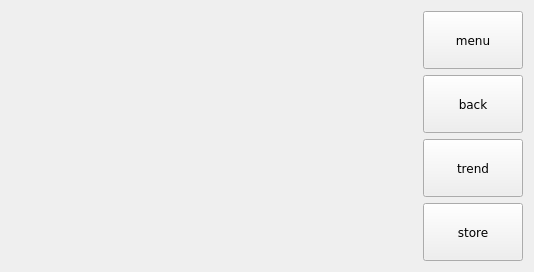
<?xml version="1.0" encoding="UTF-8"?>
<ui version="4.0">
 <class>page101</class>
 <widget class="QWidget" name="page101">
  <property name="geometry">
   <rect>
    <x>0</x>
    <y>0</y>
    <width>534</width>
    <height>272</height>
   </rect>
  </property>
  <property name="sizePolicy">
   <sizepolicy hsizetype="MinimumExpanding" vsizetype="MinimumExpanding">
    <horstretch>0</horstretch>
    <verstretch>0</verstretch>
   </sizepolicy>
  </property>
  <property name="windowTitle">
   <string>page101</string>
  </property>
  <property name="styleSheet">
   <string notr="true">QWidget#page101
{
}</string>
  </property>
  <layout class="QHBoxLayout" name="horizontalLayout">
   <item>
    <widget class="ATCMgraph" name="atcmGraph">
     <property name="sizePolicy">
      <sizepolicy hsizetype="MinimumExpanding" vsizetype="MinimumExpanding">
       <horstretch>0</horstretch>
       <verstretch>0</verstretch>
      </sizepolicy>
     </property>
     <property name="toolTip">
      <string>ATCM QGraph</string>
     </property>
     <property name="whatsThis">
      <string>ATCMgraph widget</string>
     </property>
     <property name="x1Variable">
      <string>PLC_time</string>
     </property>
     <property name="x1Min">
      <string>PLC_timeMin</string>
     </property>
     <property name="x1Max">
      <string>PLC_timeMax</string>
     </property>
     <property name="x1Step">
      <double>10.000000000000000</double>
     </property>
     <property name="x1TickLabelVisible">
      <bool>true</bool>
     </property>
     <property name="x1Label">
      <string>PLC_time</string>
     </property>
     <property name="y1Variable">
      <string>DigitalInput_3</string>
     </property>
     <property name="y1Min">
      <string>-1</string>
     </property>
     <property name="y1Max">
      <string>+1</string>
     </property>
     <property name="pen1Color">
      <color>
       <red>255</red>
       <green>255</green>
       <blue>0</blue>
      </color>
     </property>
     <property name="Display1">
      <string/>
     </property>
     <property name="x2Variable">
      <string>PLC_time</string>
     </property>
     <property name="x2Min">
      <string>PLC_timeMin</string>
     </property>
     <property name="x2Max">
      <string>PLC_timeMax</string>
     </property>
     <property name="y2Variable">
      <string>AnalogInput_1</string>
     </property>
     <property name="y2Min">
      <string>-1</string>
     </property>
     <property name="y2Max">
      <string>21</string>
     </property>
     <property name="pen2Color">
      <color>
       <red>0</red>
       <green>255</green>
       <blue>255</blue>
      </color>
     </property>
     <property name="Display2">
      <string/>
     </property>
     <property name="legendVisible">
      <bool>true</bool>
     </property>
     <property name="refresh">
      <number>200</number>
     </property>
     <property name="bgColor">
      <color>
       <red>0</red>
       <green>0</green>
       <blue>0</blue>
      </color>
     </property>
    </widget>
   </item>
   <item>
    <layout class="QVBoxLayout" name="verticalLayout">
     <item>
      <widget class="ATCMbutton" name="atcmButton">
       <property name="sizePolicy">
        <sizepolicy hsizetype="MinimumExpanding" vsizetype="MinimumExpanding">
         <horstretch>0</horstretch>
         <verstretch>0</verstretch>
        </sizepolicy>
       </property>
       <property name="minimumSize">
        <size>
         <width>100</width>
         <height>0</height>
        </size>
       </property>
       <property name="maximumSize">
        <size>
         <width>100</width>
         <height>16777215</height>
        </size>
       </property>
       <property name="font">
        <font>
         <family>DejaVu Sans</family>
        </font>
       </property>
       <property name="iconSize">
        <size>
         <width>24</width>
         <height>24</height>
        </size>
       </property>
       <property name="toolTip">
        <string/>
       </property>
       <property name="whatsThis">
        <string>ATCMbutton widget</string>
       </property>
       <property name="pageName">
        <string>menu</string>
       </property>
       <property name="statusvar">
        <string/>
       </property>
       <property name="viewStatus">
        <bool>false</bool>
       </property>
       <property name="visibilityVar">
        <string/>
       </property>
       <property name="text">
        <string>menu</string>
       </property>
       <property name="pressText">
        <string>menu</string>
       </property>
       <property name="icon">
        <iconset resource="systemicons.qrc">
         <normaloff>:/systemicons/img/Script.png</normaloff>:/systemicons/img/Script.png</iconset>
       </property>
       <property name="borderWidth">
        <number>1</number>
       </property>
       <property name="borderRadius">
        <number>20</number>
       </property>
       <property name="apparence">
        <enum>QFrame::Raised</enum>
       </property>
      </widget>
     </item>
     <item>
      <widget class="ATCMbutton" name="atcmButton_2">
       <property name="sizePolicy">
        <sizepolicy hsizetype="MinimumExpanding" vsizetype="MinimumExpanding">
         <horstretch>0</horstretch>
         <verstretch>0</verstretch>
        </sizepolicy>
       </property>
       <property name="minimumSize">
        <size>
         <width>100</width>
         <height>0</height>
        </size>
       </property>
       <property name="maximumSize">
        <size>
         <width>100</width>
         <height>16777215</height>
        </size>
       </property>
       <property name="font">
        <font>
         <family>DejaVu Sans</family>
        </font>
       </property>
       <property name="iconSize">
        <size>
         <width>24</width>
         <height>24</height>
        </size>
       </property>
       <property name="toolTip">
        <string/>
       </property>
       <property name="whatsThis">
        <string>ATCMbutton widget</string>
       </property>
       <property name="pageName">
        <string>BACK</string>
       </property>
       <property name="statusvar">
        <string/>
       </property>
       <property name="viewStatus">
        <bool>false</bool>
       </property>
       <property name="visibilityVar">
        <string/>
       </property>
       <property name="text">
        <string>back</string>
       </property>
       <property name="pressText">
        <string>back</string>
       </property>
       <property name="icon">
        <iconset resource="systemicons.qrc">
         <normaloff>:/systemicons/img/Back.png</normaloff>:/systemicons/img/Back.png</iconset>
       </property>
       <property name="borderWidth">
        <number>1</number>
       </property>
       <property name="borderRadius">
        <number>20</number>
       </property>
       <property name="apparence">
        <enum>QFrame::Raised</enum>
       </property>
      </widget>
     </item>
     <item>
      <widget class="ATCMbutton" name="atcmButton_3">
       <property name="sizePolicy">
        <sizepolicy hsizetype="MinimumExpanding" vsizetype="MinimumExpanding">
         <horstretch>0</horstretch>
         <verstretch>0</verstretch>
        </sizepolicy>
       </property>
       <property name="minimumSize">
        <size>
         <width>100</width>
         <height>0</height>
        </size>
       </property>
       <property name="maximumSize">
        <size>
         <width>100</width>
         <height>16777215</height>
        </size>
       </property>
       <property name="font">
        <font>
         <family>DejaVu Sans</family>
        </font>
       </property>
       <property name="iconSize">
        <size>
         <width>24</width>
         <height>24</height>
        </size>
       </property>
       <property name="toolTip">
        <string/>
       </property>
       <property name="whatsThis">
        <string>ATCMbutton widget</string>
       </property>
       <property name="pageName">
        <string>trend</string>
       </property>
       <property name="statusvar">
        <string/>
       </property>
       <property name="viewStatus">
        <bool>false</bool>
       </property>
       <property name="visibilityVar">
        <string/>
       </property>
       <property name="text">
        <string>trend</string>
       </property>
       <property name="pressText">
        <string>trend</string>
       </property>
       <property name="icon">
        <iconset resource="systemicons.qrc">
         <normaloff>:/systemicons/img/Display.png</normaloff>:/systemicons/img/Display.png</iconset>
       </property>
       <property name="borderWidth">
        <number>1</number>
       </property>
       <property name="borderRadius">
        <number>20</number>
       </property>
       <property name="apparence">
        <enum>QFrame::Raised</enum>
       </property>
      </widget>
     </item>
     <item>
      <widget class="ATCMbutton" name="atcmButton_4">
       <property name="sizePolicy">
        <sizepolicy hsizetype="MinimumExpanding" vsizetype="MinimumExpanding">
         <horstretch>0</horstretch>
         <verstretch>0</verstretch>
        </sizepolicy>
       </property>
       <property name="minimumSize">
        <size>
         <width>100</width>
         <height>0</height>
        </size>
       </property>
       <property name="maximumSize">
        <size>
         <width>100</width>
         <height>16777215</height>
        </size>
       </property>
       <property name="font">
        <font>
         <family>DejaVu Sans</family>
        </font>
       </property>
       <property name="iconSize">
        <size>
         <width>24</width>
         <height>24</height>
        </size>
       </property>
       <property name="toolTip">
        <string/>
       </property>
       <property name="whatsThis">
        <string>ATCMbutton widget</string>
       </property>
       <property name="pageName">
        <string>store</string>
       </property>
       <property name="statusvar">
        <string/>
       </property>
       <property name="viewStatus">
        <bool>false</bool>
       </property>
       <property name="visibilityVar">
        <string/>
       </property>
       <property name="text">
        <string>store</string>
       </property>
       <property name="pressText">
        <string>store</string>
       </property>
       <property name="icon">
        <iconset>
         <normaloff>:/config/img/Table.png</normaloff>:/config/img/Table.png</iconset>
       </property>
       <property name="borderWidth">
        <number>1</number>
       </property>
       <property name="borderRadius">
        <number>20</number>
       </property>
       <property name="apparence">
        <enum>QFrame::Raised</enum>
       </property>
      </widget>
     </item>
    </layout>
   </item>
  </layout>
 </widget>
 <customwidgets>
  <customwidget>
   <class>ATCMbutton</class>
   <extends>QPushButton</extends>
   <header>atcmplugin.h</header>
  </customwidget>
  <customwidget>
   <class>ATCMgraph</class>
   <extends>QFrame</extends>
   <header>atcmplugin.h</header>
  </customwidget>
 </customwidgets>
 <resources>
  <include location="systemicons.qrc"/>
 </resources>
 <connections>
  <connection>
   <sender>atcmButton</sender>
   <signal>newPage(const char*,bool)</signal>
   <receiver>page101</receiver>
   <slot>goto_page(const char*,bool)</slot>
   <hints>
    <hint type="sourcelabel">
     <x>416</x>
     <y>38</y>
    </hint>
    <hint type="destinationlabel">
     <x>377</x>
     <y>49</y>
    </hint>
   </hints>
  </connection>
  <connection>
   <sender>atcmButton_2</sender>
   <signal>newPage(const char*,bool)</signal>
   <receiver>page101</receiver>
   <slot>goto_page(const char*,bool)</slot>
   <hints>
    <hint type="sourcelabel">
     <x>385</x>
     <y>99</y>
    </hint>
    <hint type="destinationlabel">
     <x>374</x>
     <y>104</y>
    </hint>
   </hints>
  </connection>
  <connection>
   <sender>atcmButton_3</sender>
   <signal>newPage(const char*,bool)</signal>
   <receiver>page101</receiver>
   <slot>goto_page(const char*,bool)</slot>
   <hints>
    <hint type="sourcelabel">
     <x>384</x>
     <y>175</y>
    </hint>
    <hint type="destinationlabel">
     <x>377</x>
     <y>178</y>
    </hint>
   </hints>
  </connection>
  <connection>
   <sender>atcmButton_4</sender>
   <signal>newPage(const char*,bool)</signal>
   <receiver>page101</receiver>
   <slot>goto_page(const char*,bool)</slot>
   <hints>
    <hint type="sourcelabel">
     <x>387</x>
     <y>234</y>
    </hint>
    <hint type="destinationlabel">
     <x>374</x>
     <y>232</y>
    </hint>
   </hints>
  </connection>
 </connections>
 <slots>
  <slot>goto_page(const char*,bool)</slot>
 </slots>
</ui>
